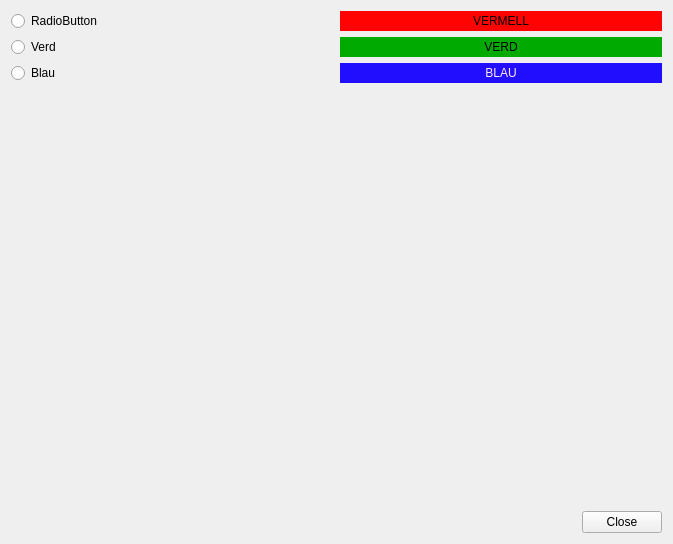
<?xml version="1.0" encoding="UTF-8"?>
<ui version="4.0">
 <class>MyForm</class>
 <widget class="QWidget" name="MyForm">
  <property name="geometry">
   <rect>
    <x>0</x>
    <y>0</y>
    <width>673</width>
    <height>544</height>
   </rect>
  </property>
  <property name="windowTitle">
   <string>Form</string>
  </property>
  <layout class="QVBoxLayout" name="verticalLayout_4">
   <item>
    <layout class="QVBoxLayout" name="verticalLayout_3">
     <item>
      <layout class="QVBoxLayout" name="verticalLayout">
       <item>
        <layout class="QHBoxLayout" name="horizontalLayout">
         <item>
          <widget class="QRadioButton" name="Vermell">
           <property name="text">
            <string>RadioButton</string>
           </property>
          </widget>
         </item>
         <item>
          <widget class="QLabel" name="label">
           <property name="styleSheet">
            <string notr="true">background-color: rgb(255, 3, 3);</string>
           </property>
           <property name="text">
            <string>VERMELL</string>
           </property>
           <property name="alignment">
            <set>Qt::AlignCenter</set>
           </property>
          </widget>
         </item>
        </layout>
       </item>
       <item>
        <layout class="QHBoxLayout" name="horizontalLayout_2">
         <item>
          <widget class="QRadioButton" name="radioButton_2">
           <property name="text">
            <string>Verd</string>
           </property>
          </widget>
         </item>
         <item>
          <widget class="QLabel" name="label_2">
           <property name="styleSheet">
            <string notr="true">background-color: rgb(0, 170, 0);</string>
           </property>
           <property name="text">
            <string>VERD</string>
           </property>
           <property name="alignment">
            <set>Qt::AlignCenter</set>
           </property>
          </widget>
         </item>
        </layout>
       </item>
       <item>
        <layout class="QHBoxLayout" name="horizontalLayout_3">
         <item>
          <widget class="QRadioButton" name="radioButton_3">
           <property name="text">
            <string>Blau</string>
           </property>
          </widget>
         </item>
         <item>
          <widget class="QLabel" name="label_3">
           <property name="styleSheet">
            <string notr="true">background-color: rgb(34, 14, 255);
color: rgb(255, 233, 245);</string>
           </property>
           <property name="text">
            <string>BLAU</string>
           </property>
           <property name="alignment">
            <set>Qt::AlignCenter</set>
           </property>
          </widget>
         </item>
        </layout>
       </item>
      </layout>
     </item>
     <item>
      <layout class="QHBoxLayout" name="horizontalLayout_4">
       <item>
        <spacer name="horizontalSpacer">
         <property name="orientation">
          <enum>Qt::Horizontal</enum>
         </property>
         <property name="sizeHint" stdset="0">
          <size>
           <width>40</width>
           <height>20</height>
          </size>
         </property>
        </spacer>
       </item>
       <item>
        <layout class="QVBoxLayout" name="verticalLayout_2">
         <item>
          <spacer name="verticalSpacer">
           <property name="orientation">
            <enum>Qt::Vertical</enum>
           </property>
           <property name="sizeHint" stdset="0">
            <size>
             <width>20</width>
             <height>40</height>
            </size>
           </property>
          </spacer>
         </item>
         <item>
          <widget class="QPushButton" name="pushButton">
           <property name="text">
            <string>Close</string>
           </property>
          </widget>
         </item>
        </layout>
       </item>
      </layout>
     </item>
    </layout>
   </item>
  </layout>
 </widget>
 <resources/>
 <connections>
  <connection>
   <sender>Vermell</sender>
   <signal>clicked(bool)</signal>
   <receiver>radioButton_2</receiver>
   <slot>showNormal()</slot>
   <hints>
    <hint type="sourcelabel">
     <x>259</x>
     <y>115</y>
    </hint>
    <hint type="destinationlabel">
     <x>244</x>
     <y>141</y>
    </hint>
   </hints>
  </connection>
  <connection>
   <sender>Vermell</sender>
   <signal>clicked(bool)</signal>
   <receiver>radioButton_3</receiver>
   <slot>showNormal()</slot>
   <hints>
    <hint type="sourcelabel">
     <x>267</x>
     <y>118</y>
    </hint>
    <hint type="destinationlabel">
     <x>232</x>
     <y>179</y>
    </hint>
   </hints>
  </connection>
  <connection>
   <sender>radioButton_2</sender>
   <signal>clicked(bool)</signal>
   <receiver>Vermell</receiver>
   <slot>showNormal()</slot>
   <hints>
    <hint type="sourcelabel">
     <x>262</x>
     <y>140</y>
    </hint>
    <hint type="destinationlabel">
     <x>256</x>
     <y>115</y>
    </hint>
   </hints>
  </connection>
  <connection>
   <sender>radioButton_2</sender>
   <signal>clicked(bool)</signal>
   <receiver>radioButton_3</receiver>
   <slot>showNormal()</slot>
   <hints>
    <hint type="sourcelabel">
     <x>262</x>
     <y>135</y>
    </hint>
    <hint type="destinationlabel">
     <x>250</x>
     <y>165</y>
    </hint>
   </hints>
  </connection>
  <connection>
   <sender>radioButton_3</sender>
   <signal>clicked(bool)</signal>
   <receiver>radioButton_2</receiver>
   <slot>showNormal()</slot>
   <hints>
    <hint type="sourcelabel">
     <x>262</x>
     <y>178</y>
    </hint>
    <hint type="destinationlabel">
     <x>262</x>
     <y>148</y>
    </hint>
   </hints>
  </connection>
  <connection>
   <sender>radioButton_3</sender>
   <signal>clicked(bool)</signal>
   <receiver>Vermell</receiver>
   <slot>showNormal()</slot>
   <hints>
    <hint type="sourcelabel">
     <x>259</x>
     <y>167</y>
    </hint>
    <hint type="destinationlabel">
     <x>270</x>
     <y>116</y>
    </hint>
   </hints>
  </connection>
  <connection>
   <sender>pushButton</sender>
   <signal>released()</signal>
   <receiver>MyForm</receiver>
   <slot>close()</slot>
   <hints>
    <hint type="sourcelabel">
     <x>391</x>
     <y>473</y>
    </hint>
    <hint type="destinationlabel">
     <x>379</x>
     <y>382</y>
    </hint>
   </hints>
  </connection>
 </connections>
</ui>
